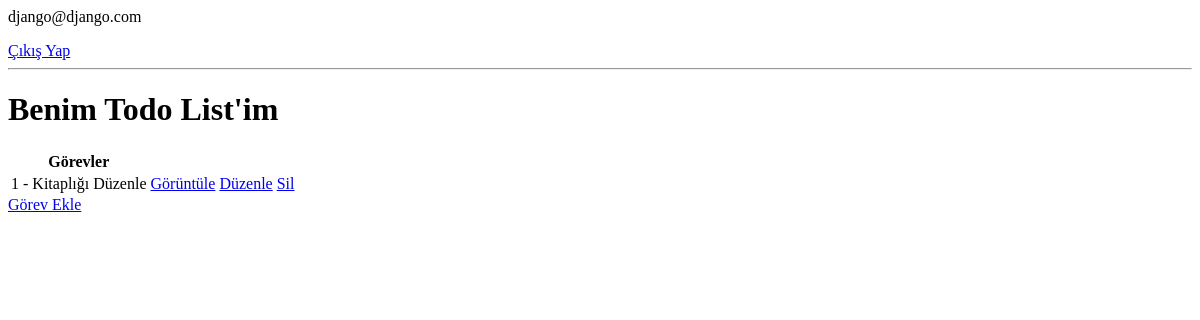
Before: / (signed in) with the older database file.
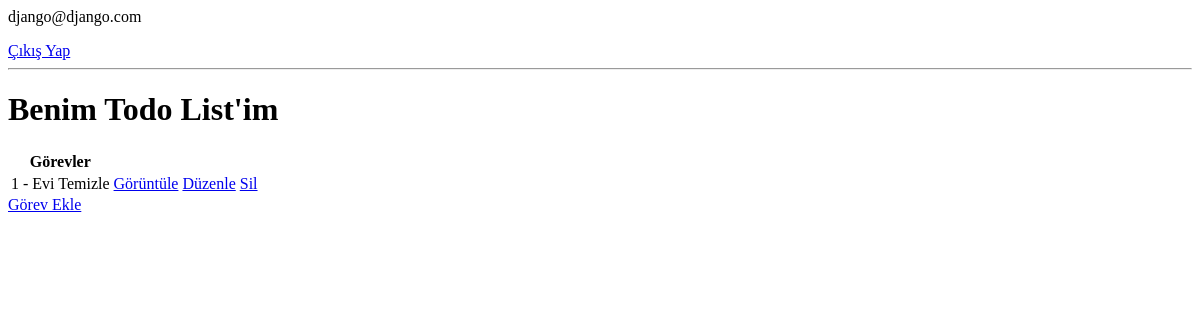
After: the same page with the newer database file.
### todo/models.py (models this page shows, shortened)
class Task(models.Model):
    user = models.ForeignKey(User, on_delete=models.CASCADE, null=True, blank=True)
    title = models.CharField(max_length=200, null=True)
    description = models.TextField(null=True, blank=True)
    complete = models.BooleanField(default=False)
    created = models.DateTimeField(auto_now_add=True)
    class Meta:
        ordering = ["complete"]

### todo/views.py (the view)
# urls.py: path("", TaskList.as_view(), name="task"),
class TaskList(LoginRequiredMixin, ListView):
    model = Task
    context_object_name = "task"
    def get_context_data(self, **kwargs):
        context = super().get_context_data(**kwargs)
        context["task"] = context["task"].filter(user=self.request.user)
        context["count"] = context["task"].filter(complete=False).count()
        return context

### todo/templates/todo/task_list.html
{% if request.user.is_authenticated %}
<p>{{ request.user }}</p>
<a href="{% url 'logout' %}">Çıkış Yap</a>
{% else %}
<a href="{% url 'login' %}">Giriş Yap</a>
{% endif %}
<hr>
<h1>Benim Todo List'im</h1>
<table>
    <tr>
        <th>Görevler</th>
    </tr>
    {% for tasks in task %}
    <tr>
        <td>{{ tasks.id }} - {{ tasks.title }}</td>
        <td><a href="{% url 'tasks-detail' tasks.id %}">Görüntüle</a></td>
        <td><a href="{% url 'tasks-update' tasks.id %}">Düzenle</a></td>
        <td><a href="{% url 'tasks-delete' tasks.id %}">Sil</a></td>
    </tr>
    {% empty %}
    <h3>Listelenecek Görev Bulunamadı.</h3>
    {% endfor %}
</table>
<a href="{% url 'tasks-create' %}">Görev Ekle</a>

Changed rows visible on the page:
changed Task id 1: title "Kitaplığı Düzenle" → "Evi Temizle"
